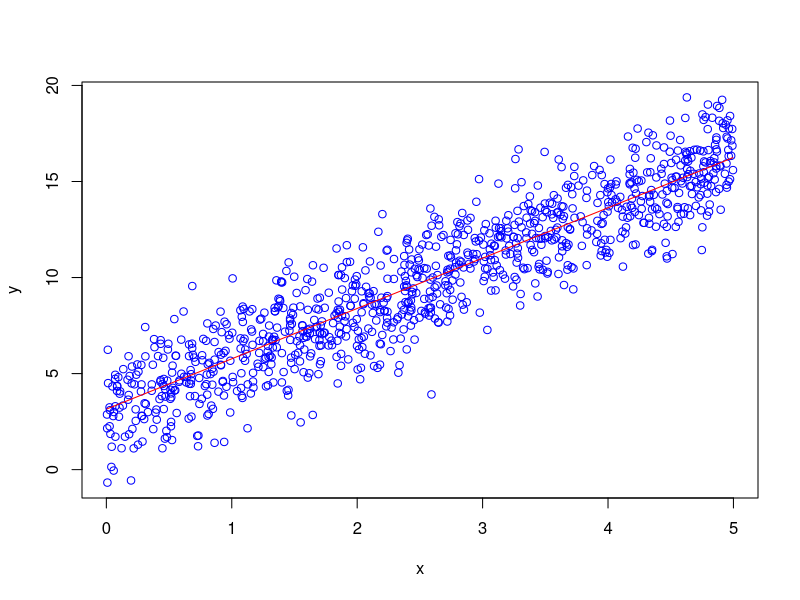
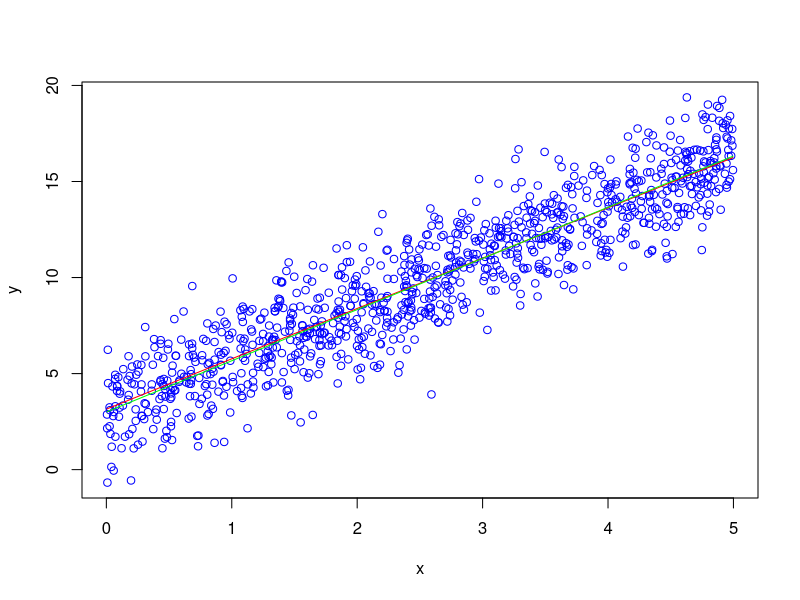
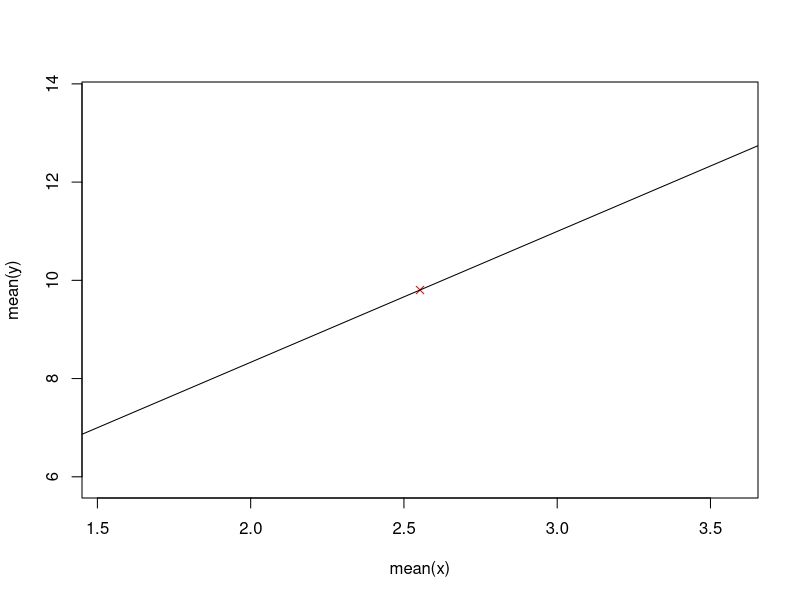
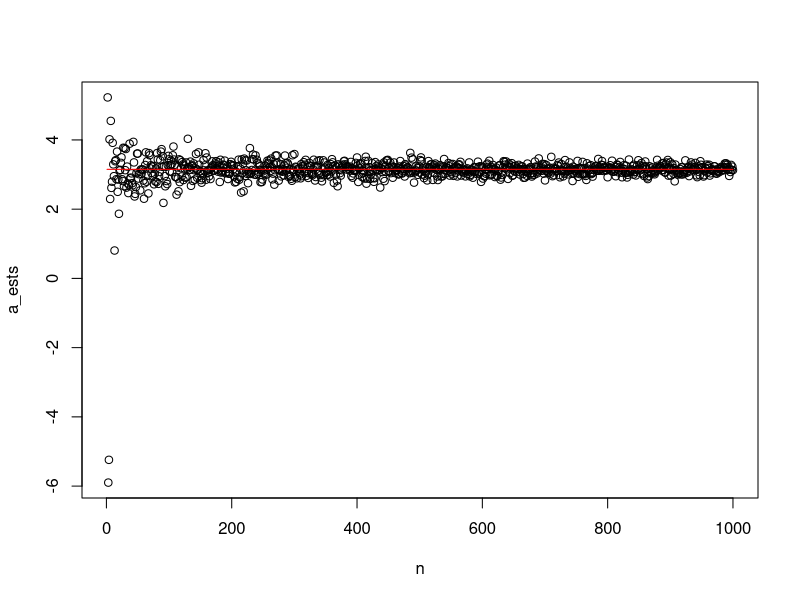
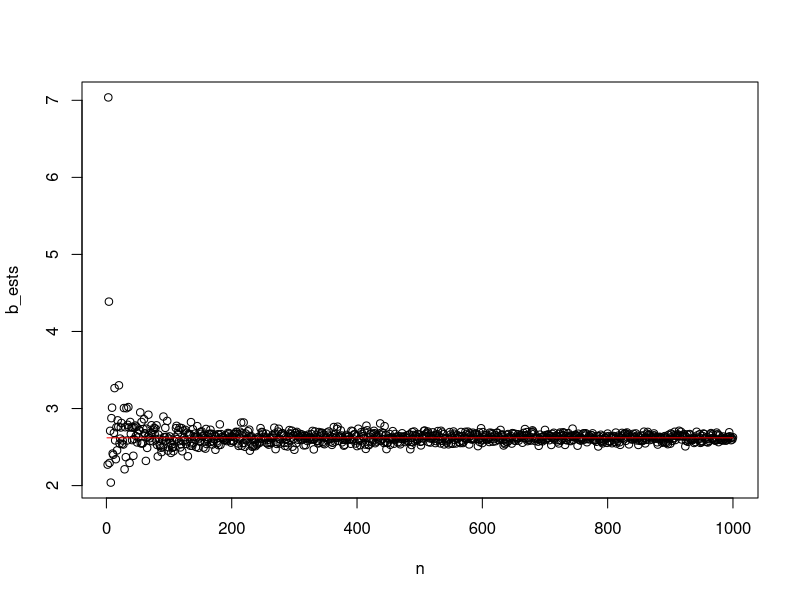
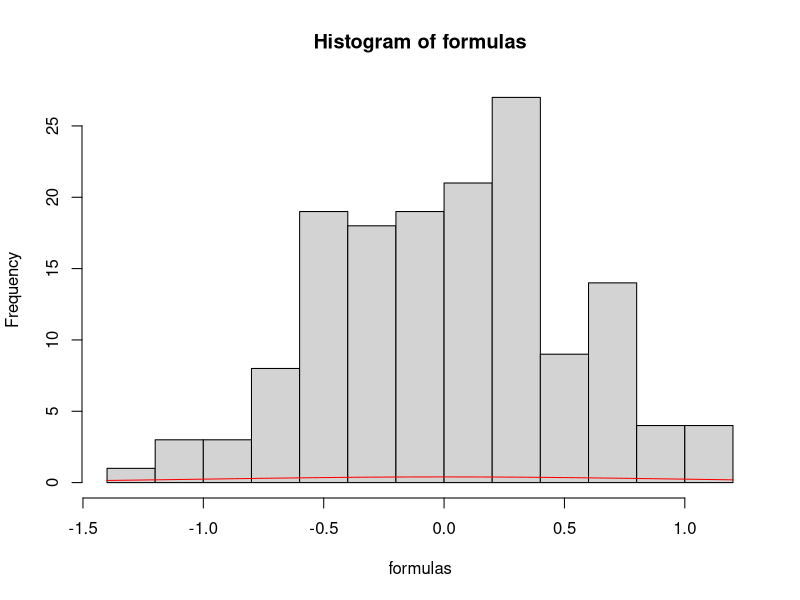

Generate these figures, in order, with R:
# Auteurs  : Chloé Lezaire & Alexandre Bidaux

# Scripts de la partie 2

## Setup 
a0<-round(runif(1,3,15),2)  
b0<-round(runif(1,1,5),2)  
s0<-round(runif(1,1,3),2)

## Q1a
# n est une valeure aléatoire comprise entre 200 et 1000
# (si on veut des résultats toujours a peu près similaire on peut aussi fixer la variable)
n <- sample(200:1000,1, replace=F) 
x <- runif(n, 0, 5)


## Q1b - On crée Y tel que y suit une formule de regression lineaire (basée sur la loi normale)
generate_y <- function(x, a, b, s) {
  v <- c()
  for(xi in x) {
    v <- c(v, rnorm(1, a + xi*b, s))
  }
  return(v)
}
y <- generate_y(x, a0, b0, s0)

## Q2
plot(x, y, col="blue")
lines(x, a0 + x*b0, add=TRUE, col="red")

## Q3
b_estim <- function(x, y) {
  if (length(x) != length(y)) {
    stop("x et y n'ont pas la même taille")
  }
  n <- length(x)
  sxY <- mean(x*y)-mean(x)*mean(y)
  s2x <- mean((x - mean(x))**2)
  return(sxY/s2x)
}
a_estim <- function(x, y) {
  if (length(x) != length(y)) {
    stop("x et y n'ont pas la même taille")
  }
  b_est <- b_estim(x, y)
  return(mean(y) - b_est*mean(x))
}
sigma_estim <- function(x, y) {
  if (length(x) != length(y)) {
    stop("x et y n'ont pas la même taille")
  }
  a_est <- a_estim(x, y)
  b_est <- b_estim(x, y)
  # Erreur dans le sujet ? pas de sqrt ici normalement mais sans les résultats ne sont plus cohérents
  return(sqrt(mean((y - a_est - b_est*x)**2)))
  #return(mean((y - a_est - b_est*x)**2))
}

## Q4
a_est <- a_estim(x, y)
b_est <- b_estim(x, y)
sigma_est <- sigma_estim(x, y)

## Q5
plot(x, y, col="blue")
lines(x, a0 + x*b0, add=TRUE, col="red")
y_ests <- a_est + b_est*x
lines(x, y_ests, add=TRUE, col="green")

## Q6
e_ests <- y - y_ests
sum(e_ests)

## Q7
plot(mean(x), mean(y), col="red", pch=4)
lines(x, y_ests, col="black", add=TRUE)

## Q8
donnees <- data.frame(varx = x, vary = y)
reg <- lm(vary~varx, data = donnees)
summary(reg)

## Q9
n = seq(1, 1000, by=1)
a_ests = c()
b_ests = c()
for (ni in n) {
  x2 <- runif(ni, 0, 5)
  y2 <- generate_y(x2, a0, b0, s0)
  a_ests = c(a_ests, a_estim(x2, y2))
  b_ests = c(b_ests, b_estim(x2, y2))
}
plot(n, a_ests, col="black")
lines(n, n*0 + a0, col="red", add=TRUE)
plot(n, b_ests, col="black")
lines(n, n*0 + b0, col="red", add=TRUE)

## Q10
n <- 200
xt <- replicate(150, runif(n, 0, 5))
formulas <- c()
for (t in 1:150) {
  xti <- xt[t,]
  yti <- generate_y(xti, a0, b0, s0)
  a_est_t <- a_estim(xti, yti)
  s2xt <-  mean((xti - mean(xti))**2)
  res <- (a_est_t - a0)/sqrt((var(yti)/n)*(1+((mean(xti)**2)/s2xt)))
  formulas <- c(formulas, res)
}
hist(formulas)
curve(dt(x, df=n-2), col="red", add=TRUE)
      
